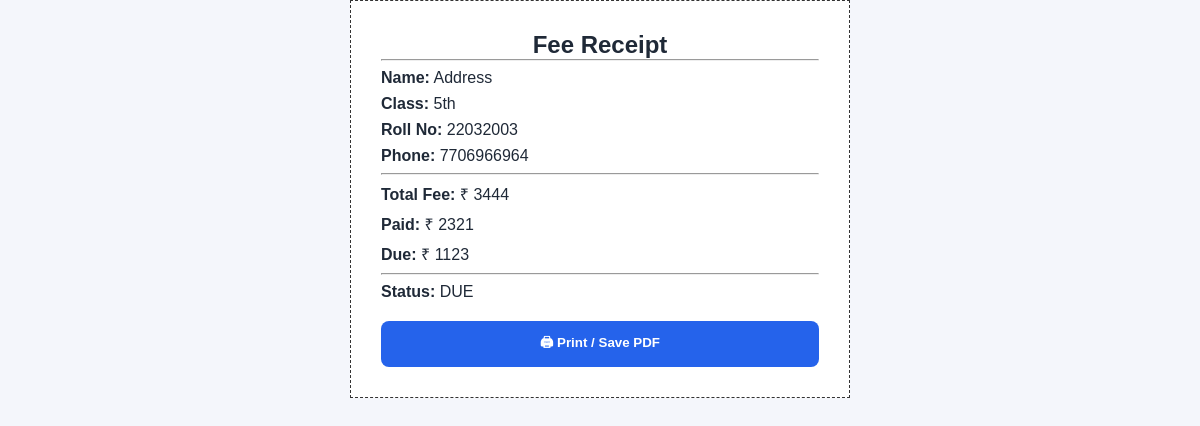
Before: /receipt/2 (signed in) with the older database file.
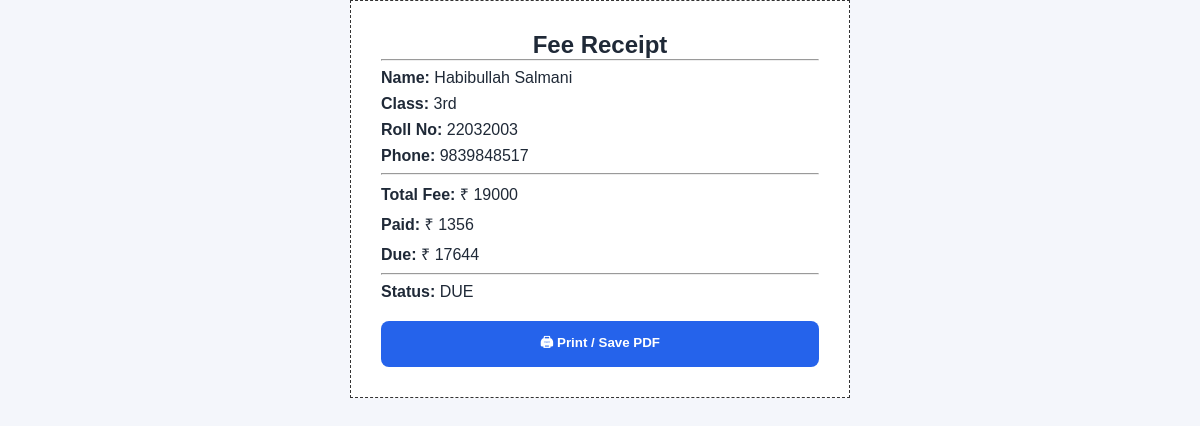
After: the same page with the newer database file.
### tables this page shows
CREATE TABLE students (
            id INTEGER PRIMARY KEY AUTOINCREMENT,
            name TEXT,
            roll TEXT,
            class_name TEXT,
            phone TEXT,
            total_fee INTEGER,
            paid_fee INTEGER
        );

### app.py (the view)
@app.route("/receipt/<int:id>")
@login_required
def receipt(id):
    conn = get_db()
    student = conn.execute(
        "SELECT * FROM students WHERE id=?",
        (id,)
    ).fetchone()
    conn.close()
    if not student:
        return "Student not found", 404
    return render_template("receipt.html", student=student)

### app.py (called while the page is built)
def get_db():
    conn = sqlite3.connect("database.db")
    conn.row_factory = sqlite3.Row
    return conn

def login_required(f):
    @wraps(f)
    def decorated(*args, **kwargs):
        if "admin" not in session:
            return redirect(url_for("login"))
        return f(*args, **kwargs)
    return decorated

### templates/receipt.html (shortened to what this page needs)
<!DOCTYPE html>
<html>
<head>
  <link rel="stylesheet" href="/static/style.css">
</head>
<body>
<div class="receipt">
  <h2>Fee Receipt</h2>
  <hr>
  <p><b>Name:</b> {{ student.name }}</p>
  <p><b>Class:</b> {{ student.class_name }}</p>
  <p><b>Roll No:</b> {{ student.roll }}</p>
  <p><b>Phone:</b> {{ student.phone }}</p>
  <hr>
  <p><b>Total Fee:</b> ₹ {{ student.total_fee }}</p>
  <p><b>Paid:</b> ₹ {{ student.paid_fee }}</p>
  <p><b>Due:</b> ₹ {{ student.total_fee - student.paid_fee }}</p>
  <hr>
  <p><b>Status:</b>
    {% if student.paid_fee >= student.total_fee %}
      PAID
    {% else %}
      DUE
    {% endif %}
  </p>
  <div class="print-btn">
    <button onclick="window.print()">🖨 Print / Save PDF</button>
  </div>
</div>
</body>
</html>

### static/style.css (style rules this page uses)
* { margin: 0; padding: 0; box-sizing: border-box; font-family: Arial, sans-serif; }
body { background: #f4f6fb; color: #1f2937; }
button { width: 100%; padding: 12px; background: #2563eb; color: white; border: none; border-radius: 8px; font-weight: bold; cursor: pointer; }

### templates/receipt.html (style rules this page uses)
.receipt { max-width: 500px; margin: auto; padding: 30px; border: 1px dashed #333; background: white; }
.receipt h2 { text-align: center; }
.receipt p { font-size: 16px; margin: 8px 0; }
.print-btn { margin-top: 20px; text-align: center; }

Changed rows visible on the page:
changed students: name "Address" → "Habibullah Salmani"; class_name "5th" → "3rd"; phone "7706966964" → "9839848517"; total_fee "3444" → "19000"; paid_fee "2321" → "1356"; student.total_fee-student.paid_fee "1123" → "17644"
